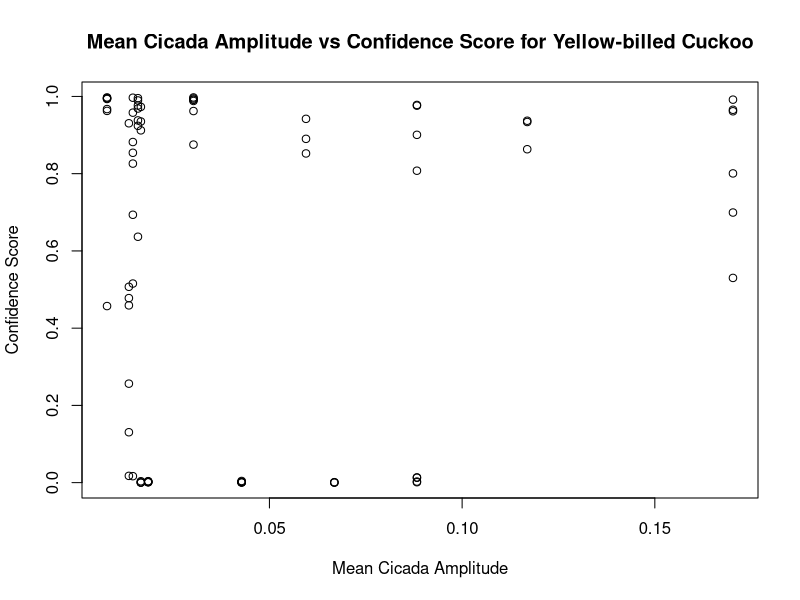
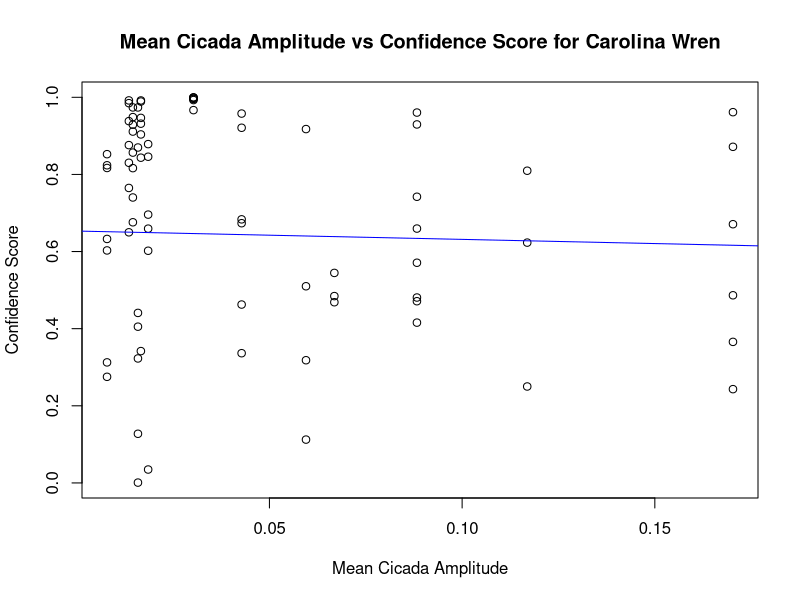

The R script that drew these images, in order: (Note: this script raises an error after producing the figures.)
#linear regression cicada v confidence for each species 
#need to first join birdnetconfidencelevels and cicada output so that I have the columns: species, confidence, circle, date, distance, cicada_runavg
library(dplyr)
library(stringr)
library(broom)
library(tidyr)
library(ggplot2)
cicada <- read.csv('data/cicada_noise.csv')

birdnet <- read.csv('data/birdnetresults.csv')%>%
  select(-(1:2),-7, -(9:11))%>%
  mutate(jd = case_when(
    str_starts(Date, "5") ~ 121 + as.numeric(substr(Date, 2, 3)),
    str_starts(Date, "6") ~ 152 + as.numeric(substr(Date, 2, 3)),
    str_starts(Date, "7") ~ 182 + as.numeric(substr(Date, 2, 3))))

birdsvcicada = left_join(birdnet, cicada, by = c('Location'= 'site', 'jd' = 'jd'))%>%
  select(-7)

#################################
#This function will create a linear regression model for each species modeling cicada amp vs their confidence interval 
lm_cicada <- function(df = birdsvcicada,
                      chosen_species = "Blue-gray Gnatcatcher") {
  #filter to just chosen species 
  df <- df %>%
    filter(Bird.Call == chosen_species)
  #run linear model
  m1 <- lm(Confidence ~ Distance + mean_noise + Distance*mean_noise , data = df)
  plot(x = df$mean_noise, y = df$Confidence,
       xlab = "Mean Cicada Amplitude", 
       ylab = "Confidence Score",
       main = paste("Mean Cicada Amplitude vs Confidence Score for", chosen_species))
  r_squared <-summary(m1)$r.squared

  return(m1)
}

m1 <- lm_cicada(chosen_species = "Yellow-billed Cuckoo")
r_squaredBGGN <-summary(m1)$r.squared

mCARW <- lm_cicada(chosen_species = "Carolina Wren")

summary(m1)
m1$fitted.values

abline(m1, col = "blue")
text(x = min(.10), y = max(.71), labels = paste("R² =", round(r_squared, 3)), pos = 4, col = 'blue')

#tidy up the model
tidied <- tidy(m1) %>%
  pivot_longer(cols = term) %>%
  mutate(common_name = chosen_species) #add species column
write.csv(tidied, "data/results_confvspecies/AmpvYBCU.csv")
m1 <- lm_cicada(birdsvcicada, "Yellow-billed Cuckoo")

#modeling an interaction plot
i_plot <- function(df= birdsvcicada,
                   bird = "Acadian Flycatcher"){
  df <- df %>%
    filter(Bird.Call == bird)
  
  df %>%
  ggplot()+
    aes(x = mean_noise, y = Confidence, color = Distance) + 
    geom_point()+ stat_smooth(method = lm) +
    theme_minimal()+
    labs(x = "Mean Cicada Amplitude", y = "Confidence Score", title = paste("Mean Cicada Ampltidue vs Confidence Score for", bird))+
    theme(plot.title = element_text(hjust = 0.5))  
}
CW <- i_plot(bird = "Carolina Wren")
CW
ACFl <- i_plot(bird = "Acadian Flycatcher")
ACFl
BGGN <- i_plot(bird = "Blue-gray Gnatcatcher")
BGGN
EAWP <- i_plot(bird = "Eastern Wood-Pewee")
EAWP
MODO <- i_plot(bird = "Mourning Dove")
MODO
YBCU <- i_plot(bird = "Yellow-billed Cuckoo")
YBCU
birdsvcicada %>%
  filter(Bird.Call == "Acadian Flycatcher")%>%
  ggplot()+
  aes(x = mean_noise, y = Confidence, color = Distance) + 
  geom_point()+ stat_smooth(method = lm)
